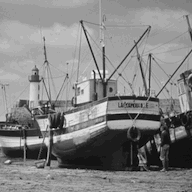
%> input picture src/BoatsM.gif, 192 x 192 px
$ octave hw3_2a.m   (GNU Octave 9; MATLAB toolbox functions it lacks are replaced by stand-ins)
%> lines starting %> are read from the running program, lines starting %| are printed output that depends on the picture
### src/util/setUpQuadrants.m
%{
Version 0.01

Written by Gagandip Singh, gagandip@buffalo.edu, 2012.
Free for anyone to use or modify.

This function prepares the position information needed when creating
figures by dividing up your monitor into quadrants, and inserting that
information into a matrix.

Example Usage:
quadrants = setUpQuadrants(1,1,8,200,200,300,300);
myFigure = figure('Name','My New Figure','Position',quadrants{4});

This example code will create a figure on the 4th quadrant on your 2nd
monitor

INPUTS: numOfMonitors, numOfDisplays, numOfQuads, quadW, quadH, imgW, imgH )
RETURNS: a cell array of position information

input# description
1: number of monitors you currently have
2: the display you want the quadrants to show on (1 is far left, 2 is
   after that, and so on)
3: max number of quadrants you want to show on the screen
4: horizontal spacing between figures
5: vertical spacing between figures
6: width of the figure
7: height of the figure
%}

function [ quadrant ] = setUpQuadrants( numOfMonitors, display, numOfQuads, ...
                                        spacerW,spacerH, imgW, imgH )

scrsz = get(0,'ScreenSize'); %scrsz(3):width, scrsz(4):height (1&2 irrelev)
i_row = imgW;
i_col = imgH;

MAXQUADS = numOfQuads-1;
%quadrant = zeros(MAXQUADS,4);
quadrant = cell(numOfQuads,1);
screenw = scrsz(3)/numOfMonitors;
screenh = scrsz(4);

distFromBot = screenh;
distFromLeft = spacerW + (scrsz(3)/numOfMonitors);

cnt2 = 1;

while(distFromBot>=0)
    while(distFromLeft<screenw)
        %                   distFromLeft   distFromBot  w       h
        quadrant{cnt2} = [ distFromLeft, distFromBot, i_col, i_row ];
        distFromLeft = distFromLeft + spacerW;
        cnt2 = cnt2 + 1;
        if (size(quadrant,2) > MAXQUADS)
            break;
        end
    end
    distFromLeft = spacerW;
    distFromBot  = distFromBot - (spacerH);
    if (size(quadrant,2) > MAXQUADS)
        break;
    end
end

quadsGenerated = max(find(~cellfun(@isempty,quadrant)));

if quadsGenerated<numOfQuads
    fprintf([...
            'WARNING: Quadrant information has been generated, but due\n',  ...
            'to your inputs (probably quadrant spacing is too high)\n',     ...
            'not all %d quadrants have been generated. Quadrant information\n',     ...
            'only %d quadrants have been generated\n',     ...
            ''      ...
            ],numOfQuads,quadsGenerated);
end

end

### src/problem 2/divideRanges.m
function [ RANGES ] = divideRanges( img, DIVIDER )
%{
%----------------------------------------------------
this function will take your input matrix, and return
a 3D matrix, where each layer of the returned matrix
contains only the pixels that fit into that percentage
of pixel values.

DIVIDER is the threshold, the higher the number, the
tighter the ranges are, and less pixels will fall into
each percentage/range.

ANY VALUES == 0 WILL NOT BE RETURNED IN ANY LAYER
(see line 32, > & <= part)

%----------------------------------------------------
%}

[i_row i_col] = size(img);
RANGES  = zeros(i_row,i_col,DIVIDER); %3d matrix, where each layer is a region

for x=1:i_row               %
    for y=1:i_col           %for all the pixels in img...
        pixel  = img(x,y);  %
        minrange = -1.00;   %

        for numerator=1:DIVIDER                             %
            maxrange = numerator/DIVIDER;                   %
            if ( (pixel>minrange) && (pixel<=maxrange) )    %
                RANGES(x,y,numerator) = pixel;              % ...insert into appropriate
                break;                                      %    layer
            end                                             %
            minrange = maxrange;                            %
        end

    end
end
end

### src/problem 2/hw3_2a.m
clear all;
close all;
tic;
img = imread('BoatsM.gif');
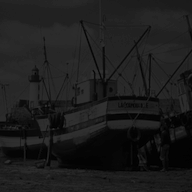
%> img: size 192x192 uint8; min 0, max 51, mean 28.3
img = im2double(img);
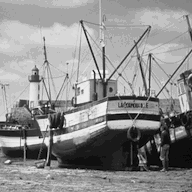
%> img: size 192x192 double; min 0, max 0.2, mean 0.111; drawn with min black and max white
img = mat2gray(img);
img = img(:,:,1); %%in case of color image, choose red layer
origimg = img;
[irow icol] = size(img);
%> irow = 192; icol = 192


quadrant = setUpQuadrants(2,1,8,100,300,irow,icol);
%> quadrant = {[], [], [], [], [], [], [], []}

%{
Algorithm 6.17: Region Merging
1. Define some starting method to segment the image
   into many small regions satisfying condition (6.30)

2. Define a criterion for merging two adjacent regions

3. Merge all adjacent regions satisfying the merging
   critereon. If no two regions can be merged maintaining
   condition (6.30) stop.
%}

%{
My Solution
1.  divide the img so that each division only contains
    pixels that fall in 1/divisor range

    ex: for divisor = 4
    r1 = first 25% of values... (ie: 0.00-->0.25)
    r2 = 2nd 25% if vales..     (ie: 0.26-->0.50)
    r3                          (ie: 0.51-->0.75)
    r4                          (ie: 0.76-->1.00)

2.  if R1&R2 are adjacent && if std(mean(R1),mean(R2)) < some
    THRESHOLD
    should be merged

%}

                    %divide 'img' up into 'imgDivided'
%-------------------------------------------------------------------------
%{
    -   this is important so that we can get similar pixels seperated. eg:
        there may be pixels that are not connected via adjacency, but may
        still be part of the same region in an image via similar grayscale
        values. Each layer in imgDivided will be a rough estimate of our
        regions. From there we can try to find adjacency and find true
        regions.
    -   imgDivided is a 3d matrix, where each layer contains pixels that
        fall in one of 1/DIVIDER ranges.
%}

DIVIDER = 4;
imgDivided = divideRanges(img,DIVIDER);
%> after the loop in divideRanges, `for x=1:i_row`:
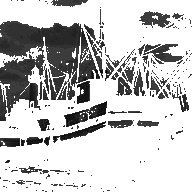
%> RANGES: size 192x192x4 double; mean R, G, B, A 0.0214, 0.0431, 0.266, 0.224; transparent parts drawn white
%showSplitImages([],1,8,[],imgDivided); %display  each of the divisions

%-------------------------------------------------------------------------


                    %take layers of 'imgDivided' and...
%-------------------------------------------------------------------------
%{
    -   FOR EACH DIVISION
            divisionLAB = bwlabel(division)
            while there exists non-zero pixels in divisionLab
                    for all pixels in divisionLab
                        if pixel == 1
                            add it to the same spot in a 'result' matrix
                            make pixel==0
                        endif
                    endfor
                    bwlabel again on whats left, which is a bwlabel'd
                    matrix with all the 1's replaced with 0's.
                    --esentially we have extracted one region, defined as
                    all pixels that are touching each other. using bwlabel
                    again will cause the 2nd region to be all ==1, making
                    our for-loop reusable.
            end while
        END FOR EACH DIVISION

    -   we now have a 3dmatrix, with a ton of layers, and each layer is
        comprised of pixels that not only are similar in grayscale
        value(becuase of 'divideRanges' function), but also only adjacent,
        because of what we just finished.
%}

divisionLAB = zeros(irow,icol,DIVIDER);
result = zeros(irow,icol,DIVIDER^2); %DIVIDER/2 does not mean anything,
                                     %it is just a rough estimate of how
                                     %much space may may needed.
regionCount = 0;

%> (the run ends here)
